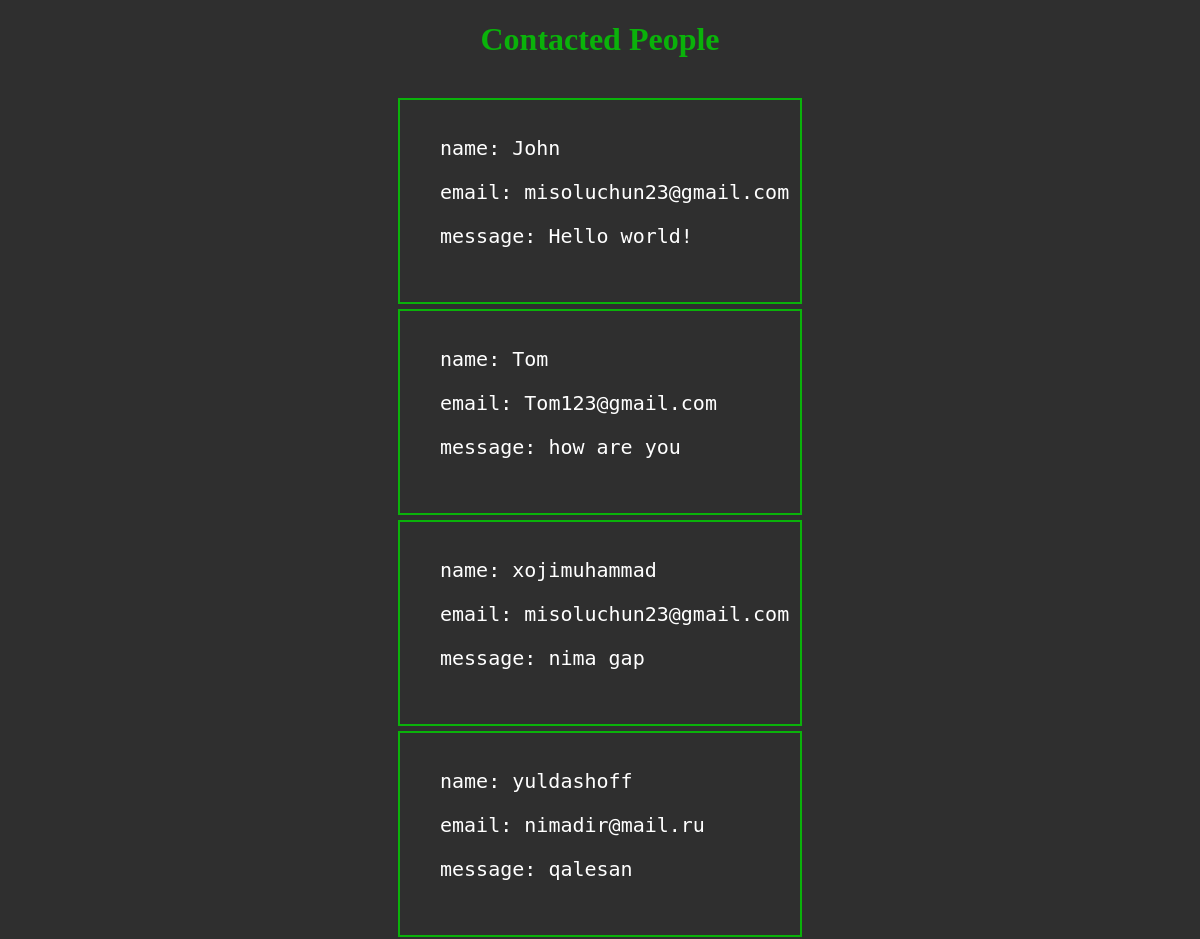
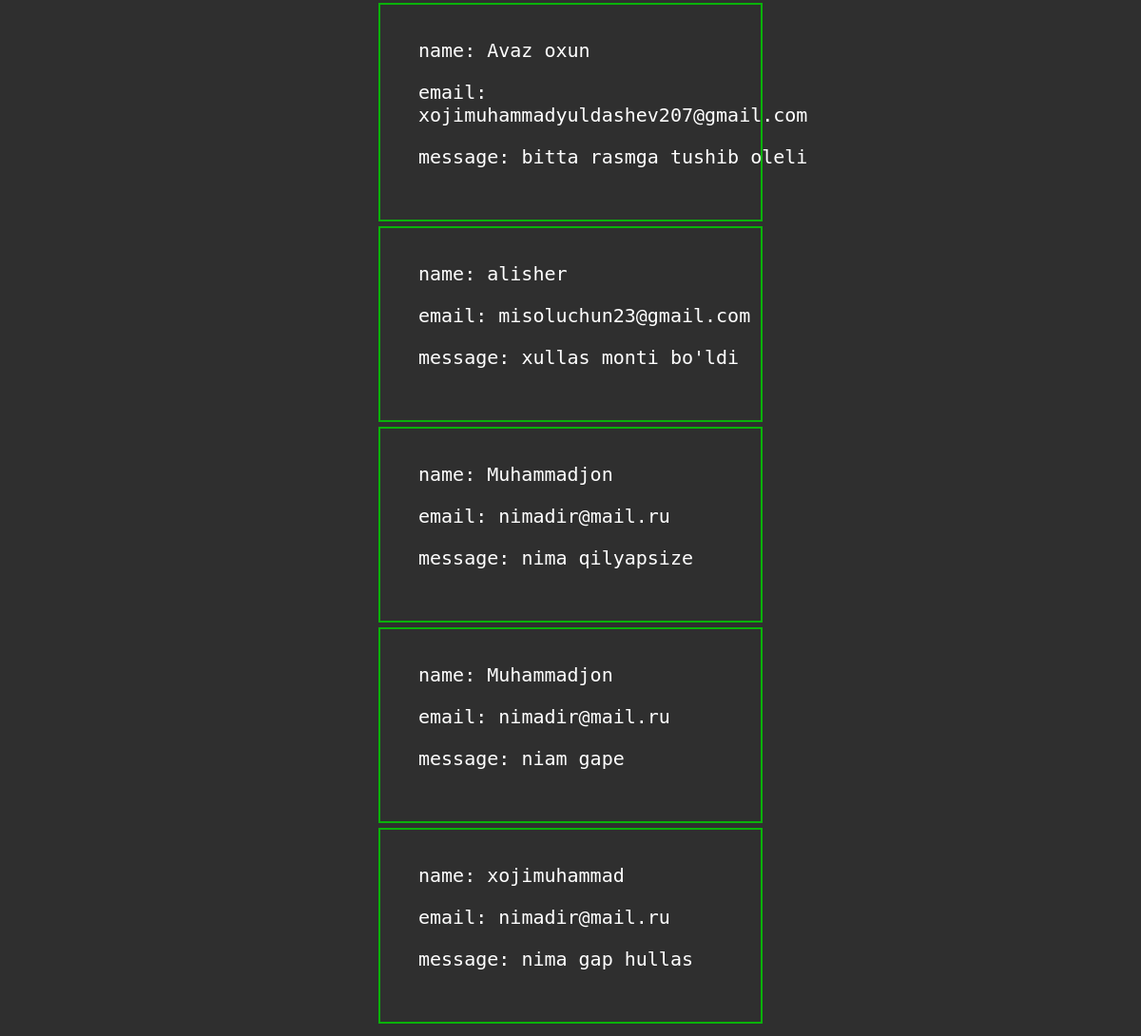
Page /contact-create on the committed database (2 pictures, top to bottom).
### news/models.py (models this page shows, shortened)
class Contact(models.Model):
    name = models.CharField(max_length=30)
    email = models.EmailField()
    message = models.TextField()
    class Meta:
        verbose_name = 'Contact'
        verbose_name_plural = 'Contacts'
        db_table = 'contact'

### news/views.py (the view)
# urls.py: path('contact-create', contact_create, name='contact_create'),
def contact_create(request):
    contacts = Contact.objects.all().reverse()[:10]
    context={
        "contacts": contacts
    }
    if request.method == 'POST':
        name = request.POST["name"]
        email = request.POST['email']
        message = request.POST['message']
        Contact.objects.create(name=name, email=email, message=message)
        print(request.POST)
        return redirect('news:contact_page')
    else:
        return render(request, 'news/contact_create.html', context=context)

### templates/news/contact_create.html (shortened to what this page needs)
<!DOCTYPE html>
<html lang="en">
<head>
</head>
<body>
<h1>Contacted People</h1><br>
    {% for c in contacts %}
        <div class="ota">
            <div class="child">
            <ul>
                <li>
                    <p>name: {{ c.name }}</p>
                    <p>email: {{ c.email }}</p>
                    <p>message: {{ c.message }}</p>
                </li> <br>
            </ul>
        </div>
        </div>
    {% endfor %}
</body>
</html>

### templates/news/contact_create.html (style rules this page uses)
.child { border: 2px solid #0ab20a; width: 400px; margin-bottom: 5px; display: flex; align-items: center; }
ul { list-style: none; }
h1 { text-align: center; color: #0ab20a; }
.ota { display: flex; justify-content: center; align-items: center; }
body { background: #2f2f2f; }
p { color: #FFFFFF; font-size: 20px; font-family: 'monospace'; }

### rows in the picture
Contact: name "John", email "misoluchun23@gmail.com", message "Hello world!"
Contact: name "Tom", email "Tom123@gmail.com", message "how are you"
Contact: name "xojimuhammad", email "misoluchun23@gmail.com", message "nima gap"
Contact: name "yuldashoff", email "nimadir@mail.ru", message "qalesan"
Contact: name "Avaz oxun", email "xojimuhammadyuldashev207@gmail.com", message "bitta rasmga tushib oleli"
Contact: name "alisher", email "misoluchun23@gmail.com", message "xullas monti bo'ldi"
Contact: name "Muhammadjon", email "nimadir@mail.ru", message "nima qilyapsize"
Contact: name "Muhammadjon", email "nimadir@mail.ru", message "niam gape"
Contact: name "xojimuhammad", email "nimadir@mail.ru", message "nima gap hullas"
